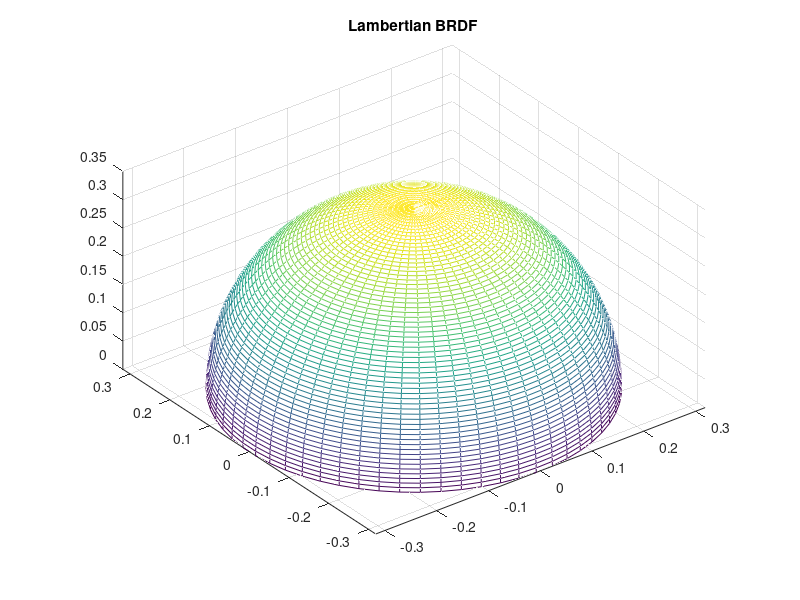

MATLAB code for this plot:
% This is a modified version of César Delgado González's answer in '3D
% Antenna Plot' discussion on https://comp.soft-sys.matlab.narkive.com/zjdcLGlN/3d-antenna-plot

clear all
close all hidden

n_tehta = 64;
n_phi = 64;
[tehta,phi]=meshgrid(0:pi/2./(n_tehta-1):pi/2,...
0:2*pi./(n_phi-1):2*pi) ;

Bas = 0.5;
radio = 1/(pi);

X=radio.*sin(tehta).*cos(phi);
Y=radio.*sin(tehta).*sin(phi);
Z=radio.*cos(tehta);

mesh(X,Y,Z);
title('Lambertian BRDF');
axis image;